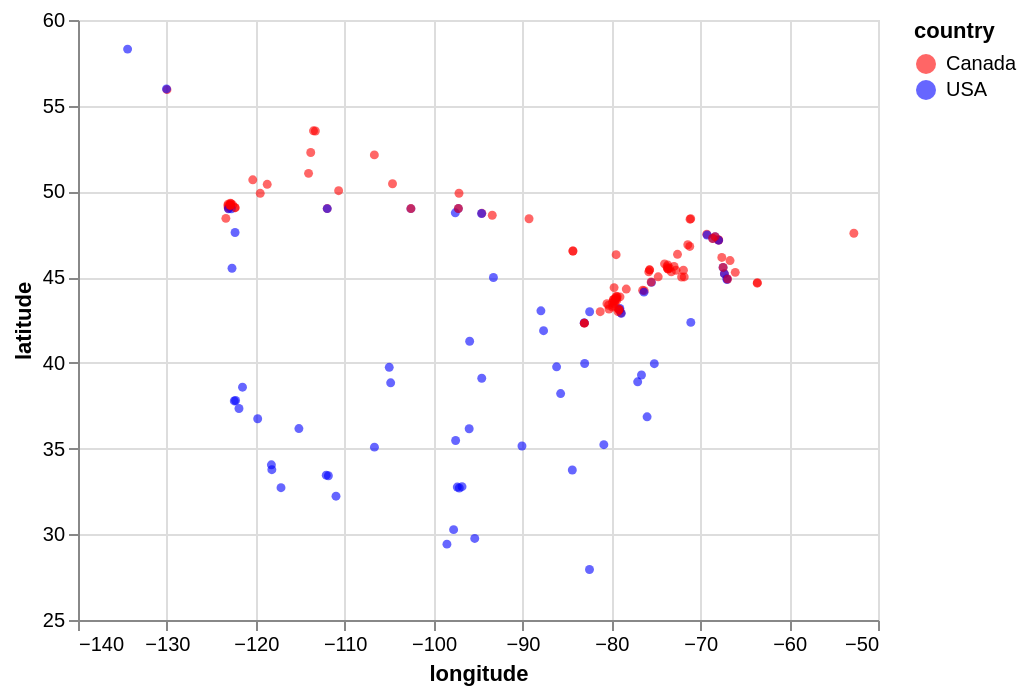

Vega-Lite specification for this chart:
### Vega-Lite specification from a JSON file in a GitHub repository (floating-point values rounded to 4 significant figures; data arrays with more than 128 entries replaced by an {"elided": "..."} marker saying what was removed)
{"config": {"view": {"continuousWidth": 400, "continuousHeight": 300}}, "data": {"values": {"elided": "167 records"}}, "mark": {"type": "circle", "opacity": 0.6, "size": 20}, "encoding": {"color": {"type": "nominal", "field": "country", "scale": {"domain": ["Canada", "USA"], "range": ["red", "blue"]}}, "x": {"type": "quantitative", "field": "longitude", "scale": {"domain": [-140, -50]}}, "y": {"type": "quantitative", "field": "latitude", "scale": {"domain": [25, 60]}}}, "$schema": "https://vega.github.io/schema/vega-lite/v5.json"}
